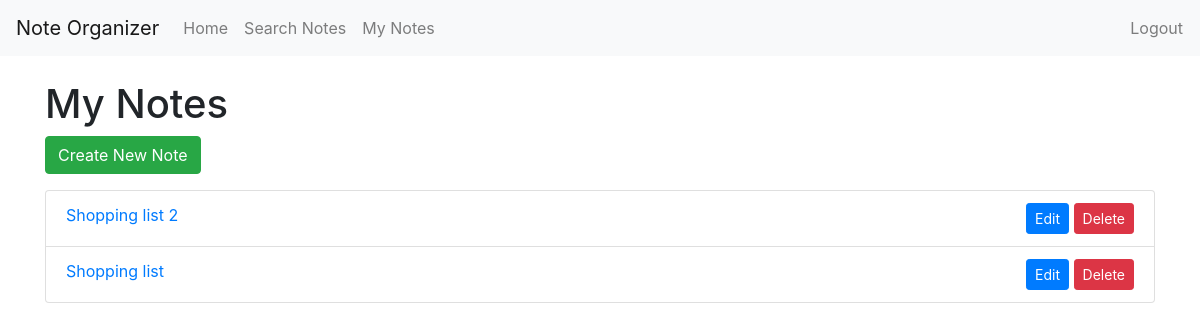
Page /notes/ (signed in) on the earlier database version.
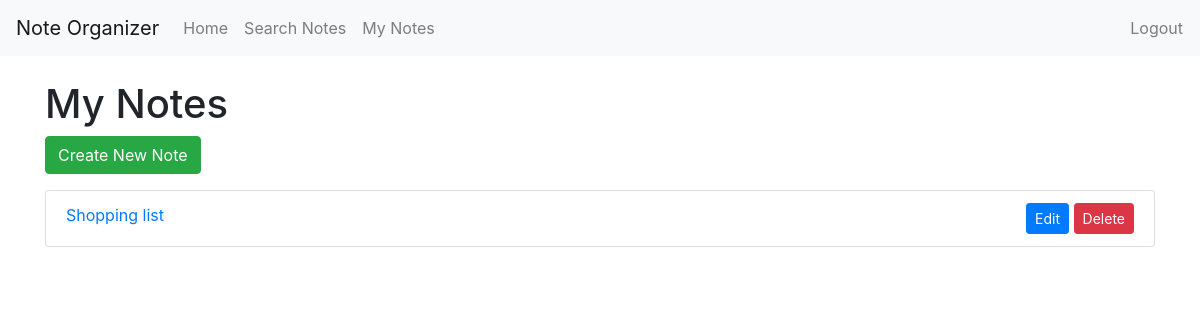
Same page on the later database version.
### notes/models.py (models this page shows, shortened)
class Note(models.Model):
    title = models.CharField(max_length=200)
    content = models.TextField(blank=True)
    created_at = models.DateTimeField(auto_now_add=True)
    updated_at = models.DateTimeField(auto_now=True)
    user = models.ForeignKey(User, on_delete=models.CASCADE)

### notes/views.py (the view)
# urls.py: path('notes/', views.note_list, name='note_list'),
@login_required
def note_list(request):
    notes = Note.objects.filter(user=request.user)
    return render(request, 'notes/note_list.html', {'notes': notes})

### notes/templates/notes/note_list.html
{% extends 'base.html' %}
{% block content %}
<h1>My Notes</h1>
<a href="{% url 'note_create' %}" class="btn btn-success mb-3">Create New Note</a>
<ul class="list-group">
    {% for note in notes %}
        <li class="list-group-item">
            <a href="{% url 'note_detail' note.id %}">{{ note.title }}</a>
            <span class="float-right">
                <a href="{% url 'note_update' note.id %}" class="btn btn-primary btn-sm">Edit</a>
                <a href="{% url 'note_delete' note.id %}" class="btn btn-danger btn-sm">Delete</a>
            </span>
        </li>
    {% empty %}
        <li class="list-group-item">No notes found.</li>
    {% endfor %}
</ul>
{% endblock %}

### notes/templates/base.html (shortened to what this page needs)
<!DOCTYPE html>
<html lang="en">
<head>
    <link href="https://stackpath.bootstrapcdn.com/bootstrap/4.5.2/css/bootstrap.min.css" rel="stylesheet">
</head>
<body>
    <nav class="navbar navbar-expand-lg navbar-light bg-light">
        <a class="navbar-brand" href="{% url 'index' %}">Note Organizer</a>
        <div class="collapse navbar-collapse">
            <ul class="navbar-nav mr-auto">
                <li class="nav-item"><a class="nav-link" href="{% url 'index' %}">Home</a></li>
                <li class="nav-item"><a class="nav-link" href="{% url 'search_notes' %}">Search Notes</a></li>
                <li class="nav-item"><a class="nav-link" href="{% url 'note_list' %}">My Notes</a></li>
            </ul>
            <ul class="navbar-nav ml-auto">
                {% if user.is_authenticated %}
                    <li class="nav-item">
                        <form method="post" action="{% url 'logout' %}">
                            <button type="submit" class="btn btn-link nav-link" style="padding: 0;">Logout</button>
                        </form>
                    </li>
                {% else %}
                    <li class="nav-item"><a class="nav-link" href="{% url 'login' %}">Login</a></li>
                    <li class="nav-item"><a class="nav-link" href="{% url 'register' %}">Register</a></li>
                {% endif %}
            </ul>
        </div>
    </nav>
    <div class="container mt-4">
        {% block content %}
        {% endblock %}
    </div>
</body>
</html>

Differences in the rows shown:
removed Note: title "Shopping list 2"
